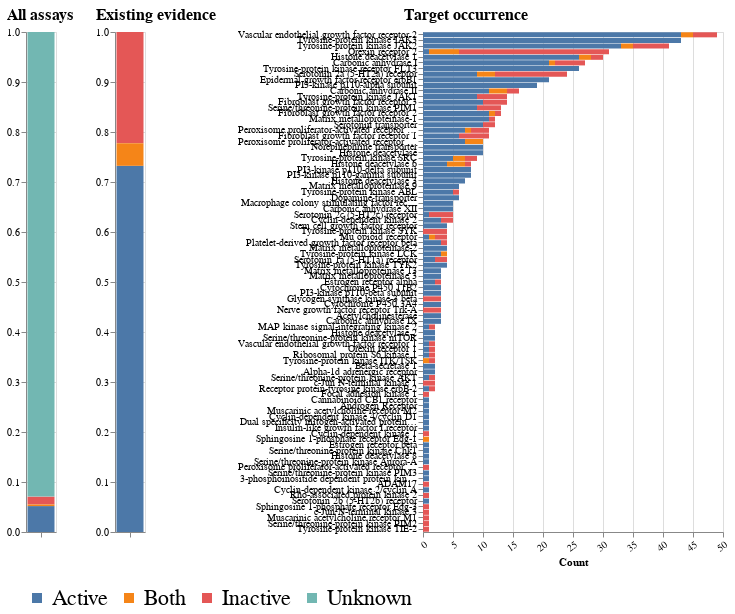

The code cell stored with this chart in its notebook:
### Code cell
chart_one = alt.Chart(df).transform_joinaggregate(
        Total='sum(number)'
    ).transform_calculate(PercentOfTotal="datum.number / datum.Total").mark_bar().encode(
    y=alt.Y('PercentOfTotal:Q', title='All assays'),#,sort='descending'),
    x=alt.X('results', title='',axis=alt.Axis(labels=False)),
    color=alt.Color('activity', title=''),
    order=alt.Order('activity', sort='ascending')
).properties(height=500, width=30)

chart_two = alt.Chart(df.iloc[:3]).transform_joinaggregate(
        Total='sum(number)'
    ).transform_calculate(PercentOfTotal="datum.number / datum.Total").mark_bar().encode(
    y=alt.Y('PercentOfTotal:Q', title='Existing evidence',),#,sort='descending'),
    x=alt.X('results', title='',axis=alt.Axis(labels=False)),
    color=alt.Color('activity', title=''),
    order=alt.Order('activity', sort='ascending')
).properties(height=500, width=30)








ch = alt.Chart(out_df).mark_bar()
ch = ch.encode(
    y = alt.Y('pref_name', sort='-x', title='Target occurrence'),
    x = alt.X('count()', title='Count'),
    color=alt.Color('activity'),
    order=alt.Order('activity', sort='ascending'),
).properties(height=500,width=300)


(chart_one|chart_two|ch
).configure_axisBottom(labelAngle=-35).configure_header(
    titleFontSize=40, 
    labelFontSize=40
).configure_axisY(
    titleAngle=0,
    titleAlign="left",
    titleY=-10,
    titleX=-20,
    titleFontSize=16,
).configure_legend(orient='bottom',labelFontSize=22)
#top right' is not one of ['none', 'left', 'right', 'top', 
#'bottom', 'top-left', 'top-right', 'bottom-left', 'bottom-right']

### Figure 1 — Vega-Lite specification as saved in the notebook (floating-point values rounded to 4 significant figures; data arrays with more than 128 entries replaced by an {"elided": "..."} marker saying what was removed)
{"config": {"view": {"continuousWidth": 400, "continuousHeight": 300}, "axisBottom": {"labelAngle": -35}, "axisY": {"titleAlign": "left", "titleAngle": 0, "titleFontSize": 16, "titleX": -20, "titleY": -10}, "header": {"labelFontSize": 40, "titleFontSize": 40}, "legend": {"labelFontSize": 22, "orient": "bottom"}}, "hconcat": [{"data": {"name": "data-152e6a47019011302db4763ae35b9dc0"}, "mark": "bar", "encoding": {"color": {"type": "nominal", "field": "activity", "title": ""}, "order": {"type": "nominal", "field": "activity", "sort": "ascending"}, "x": {"type": "nominal", "axis": {"labels": false}, "field": "results", "title": ""}, "y": {"type": "quantitative", "field": "PercentOfTotal", "title": "All assays"}}, "height": 500, "transform": [{"joinaggregate": [{"op": "sum", "field": "number", "as": "Total"}]}, {"calculate": "datum.number / datum.Total", "as": "PercentOfTotal"}], "width": 30}, {"data": {"name": "data-6b718a3b9624de933640cdca6f730ebb"}, "mark": "bar", "encoding": {"color": {"type": "nominal", "field": "activity", "title": ""}, "order": {"type": "nominal", "field": "activity", "sort": "ascending"}, "x": {"type": "nominal", "axis": {"labels": false}, "field": "results", "title": ""}, "y": {"type": "quantitative", "field": "PercentOfTotal", "title": "Existing evidence"}}, "height": 500, "transform": [{"joinaggregate": [{"op": "sum", "field": "number", "as": "Total"}]}, {"calculate": "datum.number / datum.Total", "as": "PercentOfTotal"}], "width": 30}, {"data": {"name": "data-1454fec66d4329d6c5b8d01c49b9681c"}, "mark": "bar", "encoding": {"color": {"type": "nominal", "field": "activity"}, "order": {"type": "nominal", "field": "activity", "sort": "ascending"}, "x": {"type": "quantitative", "aggregate": "count", "title": "Count"}, "y": {"type": "nominal", "field": "pref_name", "sort": "-x", "title": "Target occurrence"}}, "height": 500, "width": 300}], "$schema": "https://vega.github.io/schema/vega-lite/v4.8.1.json", "datasets": {"data-152e6a47019011302db4763ae35b9dc0": [{"results": "Results", "activity": "Active", "number": 520, "proportion": 0.05183}, {"results": "Results", "activity": "Inactive", "number": 158, "proportion": 0.01575}, {"results": "Results", "activity": "Both", "number": 32, "proportion": 0.00319}, {"results": "Results", "activity": "Unknown", "number": 9322, "proportion": 0.9292}], "data-6b718a3b9624de933640cdca6f730ebb": [{"results": "Results", "activity": "Active", "number": 520, "proportion": 0.05183}, {"results": "Results", "activity": "Inactive", "number": 158, "proportion": 0.01575}, {"results": "Results", "activity": "Both", "number": 32, "proportion": 0.00319}], "data-1454fec66d4329d6c5b8d01c49b9681c": {"elided": "646 records"}}}
